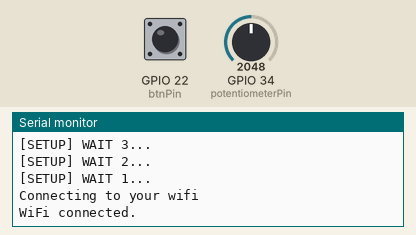
Recording of a sketch running on a simulated ESP32. Shown: the last lines printed to the serial monitor. Inputs (shaded band) come from the test bench; at power-on: GPIO 34 (potentiometerPin) = 2048, GPIO 22 (btnPin) LOW. WiFi joins after 1.5 s; servers stay silent unless stated; uploads are accepted with an empty reply.

Above: at 5.2 s.
5.3 s: GPIO 34 (potentiometerPin) set to 2866
At 5.68 s:
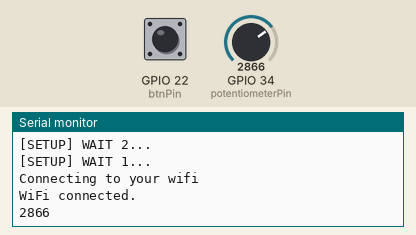
7.5 s: GPIO 34 (potentiometerPin) set to 3603
At 7.69 s:
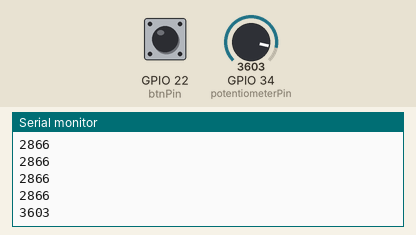
Timing chart, 0 to 10.5 s (numbered marks = the images above; inputs shaded):
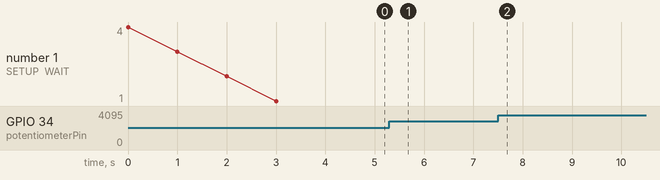

The sketch:

ESP32client.ino
```cpp
/**
 * BasicHTTPClient.ino
 *
 *  Created on: 24.05.2015
 *
 */

#include <Arduino.h>

#include <WiFi.h>
#include <WiFiMulti.h>

#include <HTTPClient.h>

#define USE_SERIAL Serial

WiFiMulti wifiMulti;

const int potentiometerPin = 34;
const int btnPin = 22;

const char *ssid = "your wifi";
const char *password = "your pass";

HTTPClient http;

void sendPotValue(int potValue) {

  http.begin("https://79e6-190-131-197-166.ngrok-free.app/potenciometro");  //URL HTTP SERVER
  http.addHeader("Content-Type", "application/json");

  String httpRequestData = "{\"value\":" + String(potValue) + "}";
  int httpCode = http.POST(httpRequestData);

  // httpCode will be negative on error
  if (httpCode > 0) {
    // HTTP header has been send and Server response header has been handled
    if (httpCode == HTTP_CODE_OK) {
      String payload = http.getString();
    }
  } else {
    USE_SERIAL.printf("[HTTP] GET... failed, error: %s\n", http.errorToString(httpCode).c_str());
  }

  http.end();
}

void sendBtnValue(int btnValue) {

  http.begin("https://79e6-190-131-197-166.ngrok-free.app/button");  //HTTP
  http.addHeader("Content-Type", "application/json");

  String httpRequestData = "{\"value\":" + String(btnValue) + "}";
  int httpCode = http.POST(httpRequestData);

  // httpCode will be negative on error
  if (httpCode > 0) {
    // HTTP header has been send and Server response header has been handled
    if (httpCode == HTTP_CODE_OK) {
      String payload = http.getString();
    }
  } else {
    USE_SERIAL.printf("[HTTP] GET... failed, error: %s\n", http.errorToString(httpCode).c_str());
  }

  http.end();
}

void setup() {
  pinMode(btnPin, INPUT_PULLDOWN);
  USE_SERIAL.begin(115200);

  USE_SERIAL.println();
  USE_SERIAL.println();
  USE_SERIAL.println();

  for (uint8_t t = 4; t > 0; t--) {
    USE_SERIAL.printf("[SETUP] WAIT %d...\n", t);
    USE_SERIAL.flush();
    delay(1000);
  }

  // We start by connecting to a WiFi network

  Serial.println();
  Serial.println();
  Serial.print("Connecting to ");
  Serial.println(ssid);

  wifiMulti.addAP(ssid, password);

  Serial.println("WiFi connected.");
}

void loop() {

  // wait for WiFi connection
  if ((wifiMulti.run() == WL_CONNECTED)) {

    int potentiometerValue = analogRead(potentiometerPin);
    char potentiometerStr[10];
    sprintf(potentiometerStr, "%d", potentiometerValue);
    Serial.println(potentiometerStr);

    sendPotValue(potentiometerValue);

    int button = digitalRead(22);

    if (button == HIGH) {
      sendBtnValue(button);
    }
  }

  delay(50);
}
```

Measured:
- after the input at 5.3 s, the serial monitor: prints a new line after 0.20 s (image 1)
- after the input at 7.5 s, the serial monitor: prints a new line at once (image 2)
